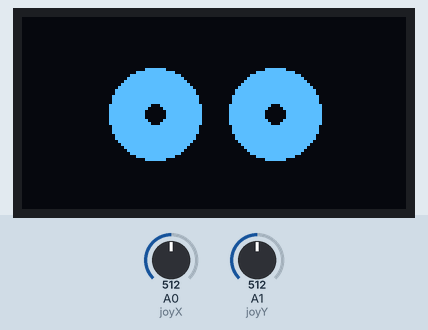
A sketch run on a simulated Arduino Uno, built with avr-gcc and run on an emulated ATmega328P. Shown: 128×64 one-colour display. The inputs (shaded band) are chosen by the test bench; at power-on: A0 (joyX) = 512, A1 (joyY) = 512.

Above: at 1.2 s.
1.3 s: A0 (joyX) set to 716
At 2.4 s:
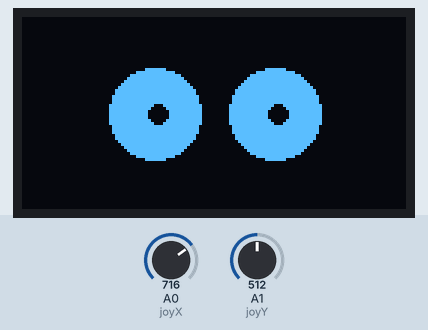
2.8 s: A1 (joyY) set to 716
At 3.7 s:
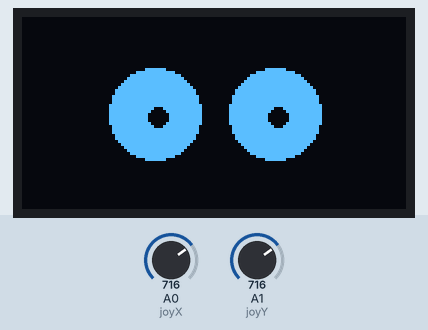
4.3 s: A0 (joyX) set to 900
At 5.0 s:
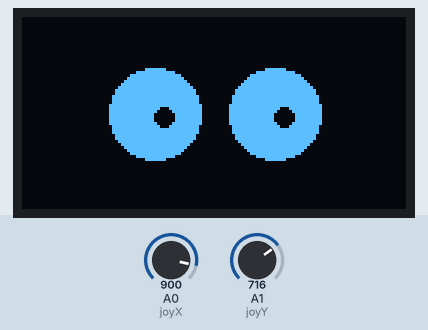
5.8 s: A1 (joyY) set to 900
At 6.3 s:
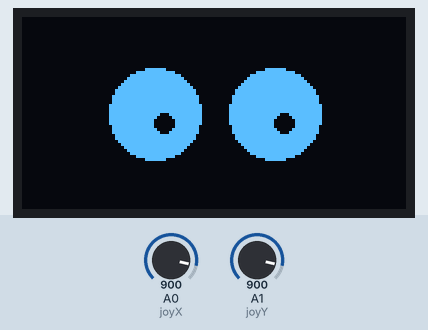
7.3 s: A0 (joyX) set to 1023
At 7.7 s:
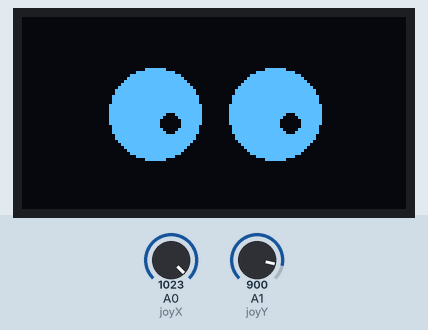
8.8 s: A1 (joyY) set to 1023
At 10.2 s:
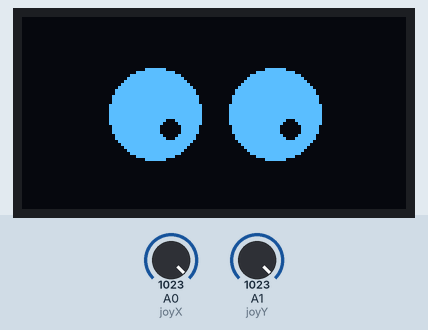
Timing chart, 0 to 11.3 s (numbered marks = the images above; inputs shaded):
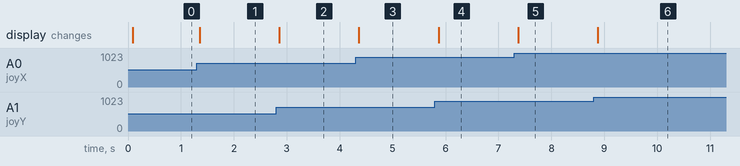

Measured:
- after the input at 1.3 s, the display: changes after 0.05 s (image 1)
- after the input at 2.8 s, the display: changes after 0.06 s (image 2)
- after the input at 4.3 s, the display: changes after 0.06 s (image 3)
- after the input at 5.8 s, the display: changes after 0.07 s (image 4)
- after the input at 7.3 s, the display: changes after 0.07 s (image 5)
- after the input at 8.8 s, the display: changes after 0.08 s (image 6)

The sketch:

eyes_on_ssd1306_oled.ino
```cpp
#include <Adafruit_GFX.h>
#include <Adafruit_SSD1306.h>

#define SCREEN_WIDTH 128
#define SCREEN_HEIGHT 64
#define OLED_RESET -1
Adafruit_SSD1306 display(SCREEN_WIDTH, SCREEN_HEIGHT, &Wire, OLED_RESET);

// Joystick pins
const int joyX = A0;  // Analog pin for joystick X-axis
const int joyY = A1;  // Analog pin for joystick Y-axis

// Eye parameters
int eyeRadius = 15;  // Radius of the eyes (white part)
int pupilRadius = 3;  // Radius of the black pupil
int eyeSeparation = 40;  // Distance between two eyes
int centerX = SCREEN_WIDTH / 2;  // Horizontal center of the screen
int centerY = SCREEN_HEIGHT / 2;  // Vertical center of the screen

void setup() {
  // Initialize the display
  if(!display.begin(SSD1306_SWITCHCAPVCC, 0x3C)) {
    Serial.println(F("SSD1306 allocation failed"));
    for(;;);
  }

  // Set up joystick input
  pinMode(joyX, INPUT);
  pinMode(joyY, INPUT);

  display.clearDisplay();
  display.display();
}

void loop() {
  // Read the joystick values
  int xVal = analogRead(joyX);  // 0 to 1023
  int yVal = analogRead(joyY);  // 0 to 1023

  // Map joystick values to movement range (-5 to 5) for controlling pupil movement
  int xOffset = map(xVal, 0, 1023, -5, 5);
  int yOffset = map(yVal, 0, 1023, -5, 5);

  // Calculate positions for pupils (center + joystick offset)
  int pupilXLeft = centerX + xOffset - eyeSeparation / 2;
  int pupilXRight = centerX + xOffset + eyeSeparation / 2;
  int pupilY = centerY + yOffset;

  // Clear the display
  display.clearDisplay();

  // Draw the left eye (outer white circle) at the left center
  display.fillCircle(centerX - eyeSeparation / 2, centerY, eyeRadius, SSD1306_WHITE);
  // Draw the black dot (pupil) inside the left eye
  display.fillCircle(pupilXLeft, pupilY, pupilRadius, SSD1306_BLACK);

  // Draw the right eye (outer white circle) at the right center
  display.fillCircle(centerX + eyeSeparation / 2, centerY, eyeRadius, SSD1306_WHITE);
  // Draw the black dot (pupil) inside the right eye
  display.fillCircle(pupilXRight, pupilY, pupilRadius, SSD1306_BLACK);

  // Display the result
  display.display();

  // Small delay to make the movement smooth
  delay(50);
}
```
